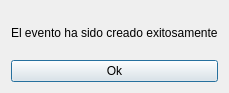
<?xml version="1.0" encoding="UTF-8"?>
<ui version="4.0">
 <class>EventoCreado</class>
 <widget class="QDialog" name="EventoCreado">
  <property name="geometry">
   <rect>
    <x>0</x>
    <y>0</y>
    <width>204</width>
    <height>93</height>
   </rect>
  </property>
  <property name="windowTitle">
   <string>Evento Creado</string>
  </property>
  <layout class="QVBoxLayout" name="verticalLayout">
   <item>
    <widget class="QLabel" name="label">
     <property name="text">
      <string>El evento ha sido creado exitosamente</string>
     </property>
    </widget>
   </item>
   <item>
    <widget class="QPushButton" name="pushButton">
     <property name="text">
      <string>Ok</string>
     </property>
    </widget>
   </item>
  </layout>
 </widget>
 <resources/>
 <connections>
  <connection>
   <sender>pushButton</sender>
   <signal>clicked()</signal>
   <receiver>EventoCreado</receiver>
   <slot>close()</slot>
   <hints>
    <hint type="sourcelabel">
     <x>25</x>
     <y>68</y>
    </hint>
    <hint type="destinationlabel">
     <x>4</x>
     <y>68</y>
    </hint>
   </hints>
  </connection>
 </connections>
</ui>
